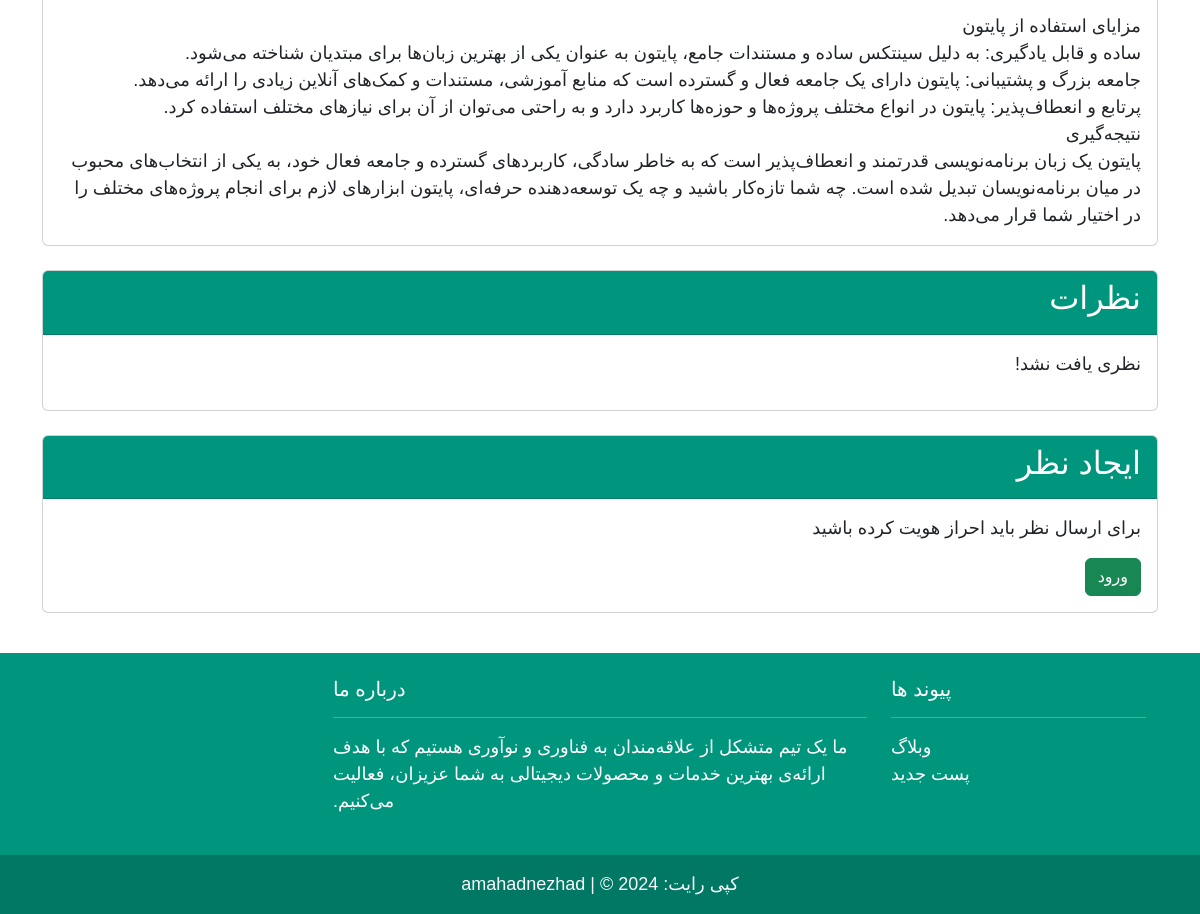
Before: /post/2/ (lower part) with the older database file.
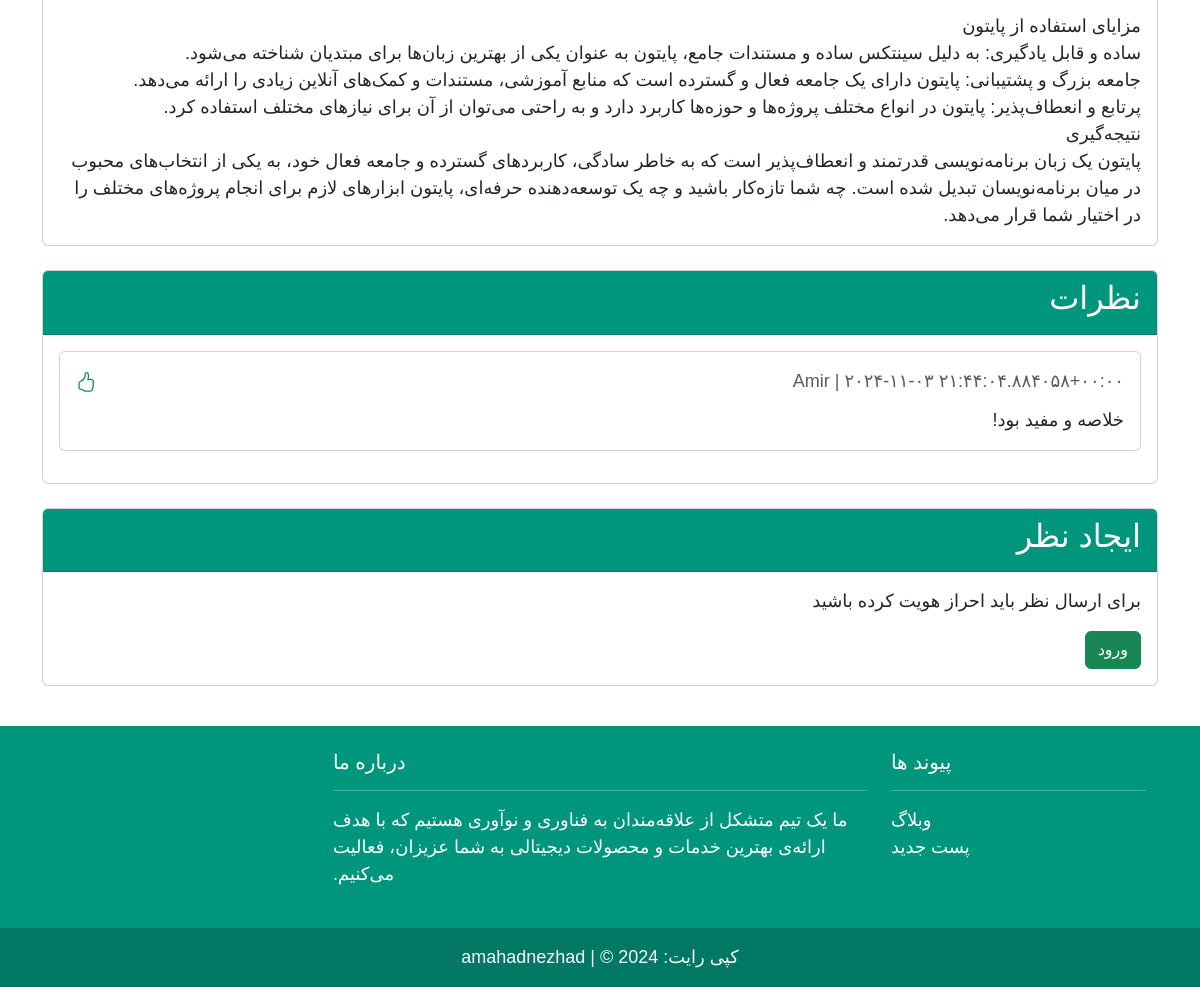
After: the same page with the newer database file.
### blog/models.py (models this page shows, shortened)
class Comment(models.Model):
    user = models.ForeignKey(get_user_model(), on_delete=models.CASCADE, verbose_name=_('User'))
    post = models.ForeignKey(Post, related_name='comments', on_delete=models.CASCADE, verbose_name=_('Post'))
    text = models.TextField(verbose_name=_('Text'))
    helpful = models.BooleanField(default=True, verbose_name=_('Post Was helpful?'))
    is_active = models.BooleanField(default=True, verbose_name=_('Is_active'))
    datetime_created = models.DateTimeField(auto_now_add=True, verbose_name=_('DateTimeCreated'))
    datetime_modified = models.DateTimeField(auto_now=True, verbose_name=_('DateTimeModified'))

### accounts/models.py (models this page shows)
class CustomUser(AbstractUser):
    pass

### blog/views.py (the view)
# urls.py: path('post/<int:pk>/', post_detail_view, name='post_detail'),
def post_detail_view(request, pk):
    post = get_object_or_404(Post, pk=pk)
    comments = post.comments.all()
    if request.method == "POST":
        comment_form = CommentForm(request.POST)
        if comment_form.is_valid():
            new_comment = comment_form.save(commit=False)
            new_comment.post = post
            new_comment.user = request.user
            new_comment.save()
            comment_form = CommentForm()
    else:
        comment_form = CommentForm()
    return render(request, 'blog/post_detail.html', context={'post': post, 'comments': comments,
                                                             'comment_form': comment_form, })

### persian_translate/templatetags/persian_translation_tags.py (called while the page is built)
@register.filter
def translate_number(value):
    value = str(value)
    english_to_persian = value.maketrans('0123456789', '۰۱۲۳۴۵۶۷۸۹')
    return value.translate(english_to_persian)

### blog/templates/blog/post_detail.html (shortened to what this page needs)
{% extends '_base.html' %}
{% load crispy_forms_tags %}
{% load i18n %}
{% load jalali_tags %}
{% load persian_translation_tags %}
{% block content %}
    <div class="container mt-5">
        <div class="row">
            <div class="col-lg-12 offset-lg-2">
                <div class="card mb-4">
                    <div class="card-body mt-3">
                        <p class="card-text">{{ post.description|linebreaksbr }}</p>
                    </div>
                </div>
                <div class="card mb-4">
                    <div class="card-header" style="background-color: #00967d; color: white;">
                        <h2 class="card-title">{% trans 'Comments' %}</h2>
                    </div>
                    <div class="card-body">
                        {% if comments %}
                            {% for comment in comments %}
                                <div class="card mb-3">
                                    <div class="card-body">
                                        <div class="d-flex justify-content-between">
                                            <p class="card-text text-muted mb-1">{{ comment.user|capfirst }}
                                                | {{ comment.datetime_created|to_jalali:'%Y/%m/%d'|translate_number }}</p>
                                            {% if comment.helpful %}
                                                <p class="text-success mb-1">
                                                </p>
                                            {% endif %}
                                        </div>
                                        <p class="card-text mt-2">{{ comment.text }}</p>
                                    </div>
                                </div>
                            {% endfor %}
                        {% else %}
                            <p>{% trans 'No Comments Found!' %}</p>
                        {% endif %}
                    </div>
                </div>
                <div class="card mb-4">
                    <div class="card-header" style="background-color: #00967d; color: white;">
                        <h2 class="card-title">{% trans 'Add Comment' %}</h2>
                    </div>
                    {% if user.is_authenticated %}
                        <div class="card-body">
                            <form method="POST">
                                {% csrf_token %}
                                {{ comment_form|crispy }}
                                <button type="submit" class="btn btn-success mt-3">{% trans 'Submit Comment' %}</button>
                            </form>
                        </div>
                    {% else %}
                        <div class="card-body">
                            <p>{% trans 'You Must Be Authenticated To Submit A Comment' %}</p>
                            <a href="{% url 'account_login' %}" class="btn btn-success ">{% trans 'Login' %}</a>
                        </div>
                    {% endif %}
                </div>
            </div>
        </div>
    </div>
{% endblock content %}

Changed rows visible on the page:
added Comment: user "Amir", datetime_created|to_jalali "۲۰۲۴-۱۱-۰۳ ۲۱:۴۴:۰۴.۸۸۴۰۵۸+۰۰:۰۰", helpful True (drawn), text "خلاصه و مفید بود!"
Other visible differences:
text no longer shown: "نظری یافت نشد!"
